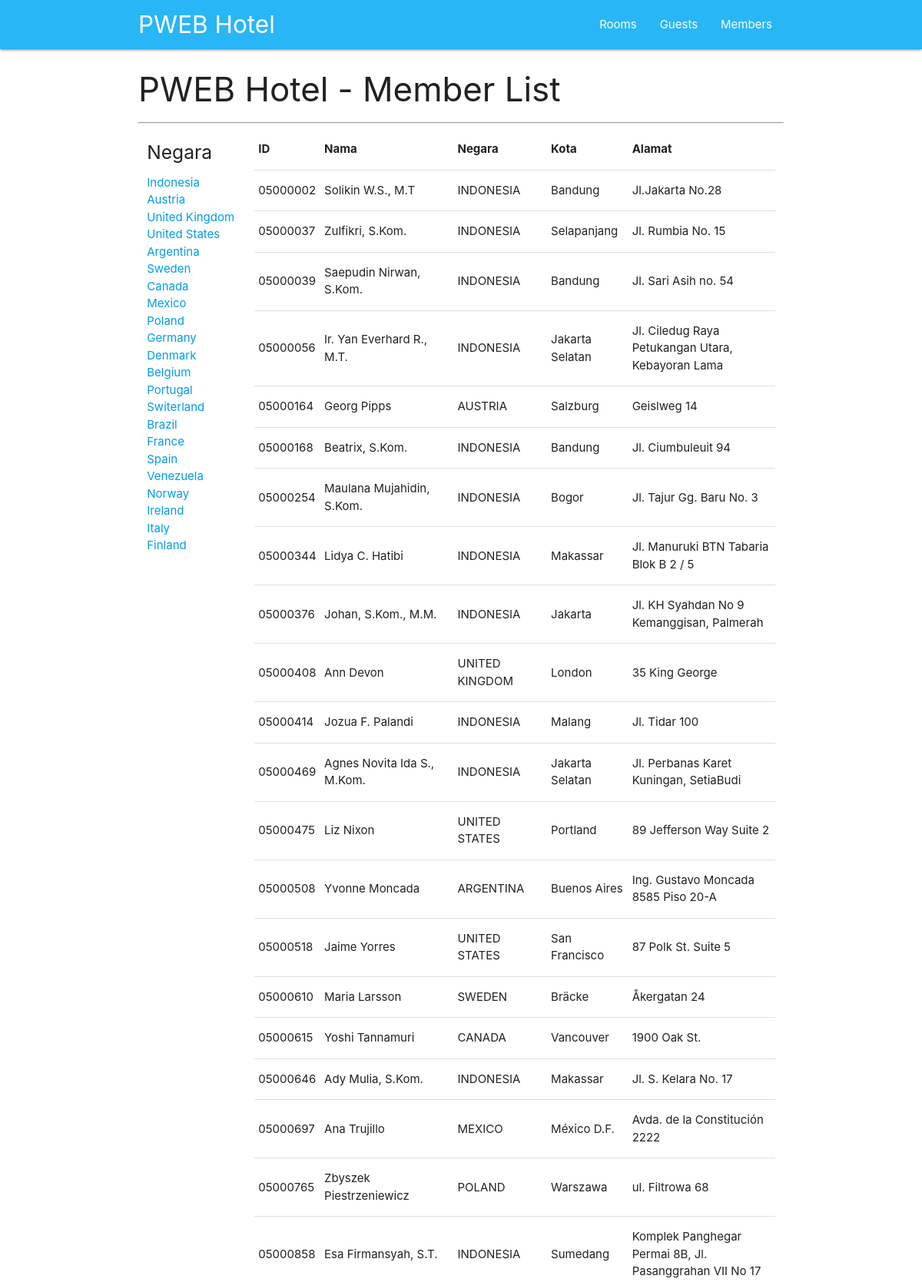
/members (upper part), run on the app's committed database.
### tables this page shows
CREATE TABLE `members` (
  `member_ID` char(8) NOT NULL DEFAULT '',
  `nama` varchar(50) DEFAULT NULL,
  `alamat` varchar(100) DEFAULT NULL,
  `kota` varchar(30) DEFAULT NULL,
  `kodepos` varchar(15) DEFAULT NULL,
  `negara` char(2) DEFAULT NULL,
  `telepon` varchar(25) DEFAULT NULL,
  `hp` varchar(20) DEFAULT NULL,
  PRIMARY KEY (`member_ID`)
);

CREATE TABLE `country` (
  `CC` char(2) NOT NULL DEFAULT '',
  `Country` varchar(80) DEFAULT NULL,
  `ccode` varchar(5) DEFAULT NULL,
  PRIMARY KEY (`CC`)
);

### html/application/controllers/Member.php (called while the page is built, shortened)
<?php
class Member extends CI_Controller
{
  function __construct()
  {
    $this->load->model('member_model');
  }
  public function memberlist( $negara = '' )
  {
    if ($negara == '') {
      $where = '';
    }
    else {
      $where = "CC LIKE '".$negara."' " ;
    }
    $viewdata['judul'] = "PWEB Hotel - Member List";
    $viewdata['members'] = $this->member_model->memberList( $where );
    $this->load->view('layout/header');
    $this->load->view('memberlist', $viewdata);
    $this->load->view('layout/footer');
  }
}

### html/index.php (called while the page is built, shortened)
<?php
require_once BASEPATH.'core/CodeIgniter.php';

### html/application/models/Member_model.php (called while the page is built, shortened)
<?php
class Member_model extends CI_Model {
  public function memberList( $where = '' )
  {
    $this->db->select('mm.member_ID, mm.nama , cc.Country, mm.kota, mm.alamat');
    $this->db->join('country cc' , 'mm.negara = cc.CC');
    $query = $this->db->get( 'members mm' );
    return $query->result_array();
  }
}

### html/application/views/memberlist.php (the view)
<div class="container">
<h3> <?= $judul ?> </h3>
<hr>
<div class="row">
  <div class="col s2">
    <h5>Negara</h5>
    <ul>
      <li><a href="/members/ID">Indonesia</a></li>
      <li><a href="/members/AT">Austria</a></li>
      <li><a href="/members/GB">United Kingdom</a></li>
      <li><a href="/members/US">United States</a></li>
      <li><a href="/members/AR">Argentina</a></li>
      <li><a href="/members/SE">Sweden</a></li>
      <li><a href="/members/CA">Canada</a></li>
      <li><a href="/members/MX">Mexico</a></li>
      <li><a href="/members/PL">Poland</a></li>
      <li><a href="/members/DE">Germany</a></li>
      <li><a href="/members/DK">Denmark</a></li>
      <li><a href="/members/BE">Belgium</a></li>
      <li><a href="/members/PT">Portugal</a></li>
      <li><a href="/members/CH">Switerland</a></li>
      <li><a href="/members/BR">Brazil</a></li>
      <li><a href="/members/FR">France</a></li>
      <li><a href="/members/ES">Spain</a></li>
      <li><a href="/members/VE">Venezuela</a></li>
      <li><a href="/members/NO">Norway</a></li>
      <li><a href="/members/IE">Ireland</a></li>
      <li><a href="/members/IT">Italy</a></li>
      <li><a href="/members/FI">Finland</a></li>
    </ul>
  </div>
  <div class="col s10">
    <table>
      <thead>
        <tr>
          <th>ID</th>
          <th>Nama</th>
          <th>Negara</th>
          <th>Kota</th>
          <th>Alamat</th>
        </tr>
      </thead>
      <tbody>
      <?php foreach ($members as $member): ?>
        <tr>
          <td> <?= $member['member_ID'] ?></td>
          <td> <?= $member['nama'] ?></td>
          <td> <?= $member['Country'] ?></td>
          <td> <?= $member['kota'] ?></td>
          <td> <?= $member['alamat'] ?></td>
        </tr>
      <?php endforeach; ?>
      </tbody>
    </table>
  </div>
</div>
</div>

### data on the page
members: member_ID "05000002", nama "Solikin W.S., M.T", country.Country "INDONESIA", kota "Bandung", alamat "Jl.Jakarta No.28"
members: member_ID "05000037", nama "Zulfikri, S.Kom.", country.Country "INDONESIA", kota "Selapanjang", alamat "Jl. Rumbia No. 15"
members: member_ID "05000039", nama "Saepudin Nirwan, S.Kom.", country.Country "INDONESIA", kota "Bandung", alamat "Jl. Sari Asih no. 54"
members: member_ID "05000056", nama "Ir. Yan Everhard R., M.T.", country.Country "INDONESIA", kota "Jakarta Selatan", alamat "Jl. Ciledug Raya Petukangan Utara, Kebayoran Lama"
members: member_ID "05000164", nama "Georg Pipps", country.Country "AUSTRIA", kota "Salzburg", alamat "Geislweg 14"
members: member_ID "05000168", nama "Beatrix, S.Kom.", country.Country "INDONESIA", kota "Bandung", alamat "Jl. Ciumbuleuit 94"
members: member_ID "05000254", nama "Maulana Mujahidin, S.Kom.", country.Country "INDONESIA", kota "Bogor", alamat "Jl. Tajur Gg. Baru No. 3"
members: member_ID "05000344", nama "Lidya C. Hatibi", country.Country "INDONESIA", kota "Makassar", alamat "Jl. Manuruki BTN Tabaria Blok B 2 / 5"
members: member_ID "05000376", nama "Johan, S.Kom., M.M.", country.Country "INDONESIA", kota "Jakarta", alamat "Jl. KH Syahdan No 9 Kemanggisan, Palmerah"
members: member_ID "05000408", nama "Ann Devon", country.Country "UNITED KINGDOM", kota "London", alamat "35 King George"
members: member_ID "05000414", nama "Jozua F. Palandi", country.Country "INDONESIA", kota "Malang", alamat "Jl. Tidar 100"
members: member_ID "05000469", nama "Agnes Novita Ida S., M.Kom.", country.Country "INDONESIA", kota "Jakarta Selatan", alamat "Jl. Perbanas Karet Kuningan, SetiaBudi"
members: member_ID "05000475", nama "Liz Nixon", country.Country "UNITED STATES", kota "Portland", alamat "89 Jefferson Way Suite 2"
members: member_ID "05000508", nama "Yvonne Moncada", country.Country "ARGENTINA", kota "Buenos Aires", alamat "Ing. Gustavo Moncada 8585 Piso 20-A"
members: member_ID "05000518", nama "Jaime Yorres", country.Country "UNITED STATES", kota "San Francisco", alamat "87 Polk St. Suite 5"
members: member_ID "05000610", nama "Maria Larsson", country.Country "SWEDEN", kota "Bräcke", alamat "Åkergatan 24"
members: member_ID "05000615", nama "Yoshi Tannamuri", country.Country "CANADA", kota "Vancouver", alamat "1900 Oak St."
members: member_ID "05000646", nama "Ady Mulia, S.Kom.", country.Country "INDONESIA", kota "Makassar", alamat "Jl. S. Kelara No. 17"
members: member_ID "05000697", nama "Ana Trujillo", country.Country "MEXICO", kota "México D.F.", alamat "Avda. de la Constitución 2222"
members: member_ID "05000765", nama "Zbyszek Piestrzeniewicz", country.Country "POLAND", kota "Warszawa", alamat "ul. Filtrowa 68"
members: member_ID "05000858", nama "Esa Firmansyah, S.T.", country.Country "INDONESIA", kota "Sumedang", alamat "Komplek Panghegar Permai 8B, Jl. Pasanggrahan VII No 17"

### other printed values
$judul "PWEB Hotel - Member List"
